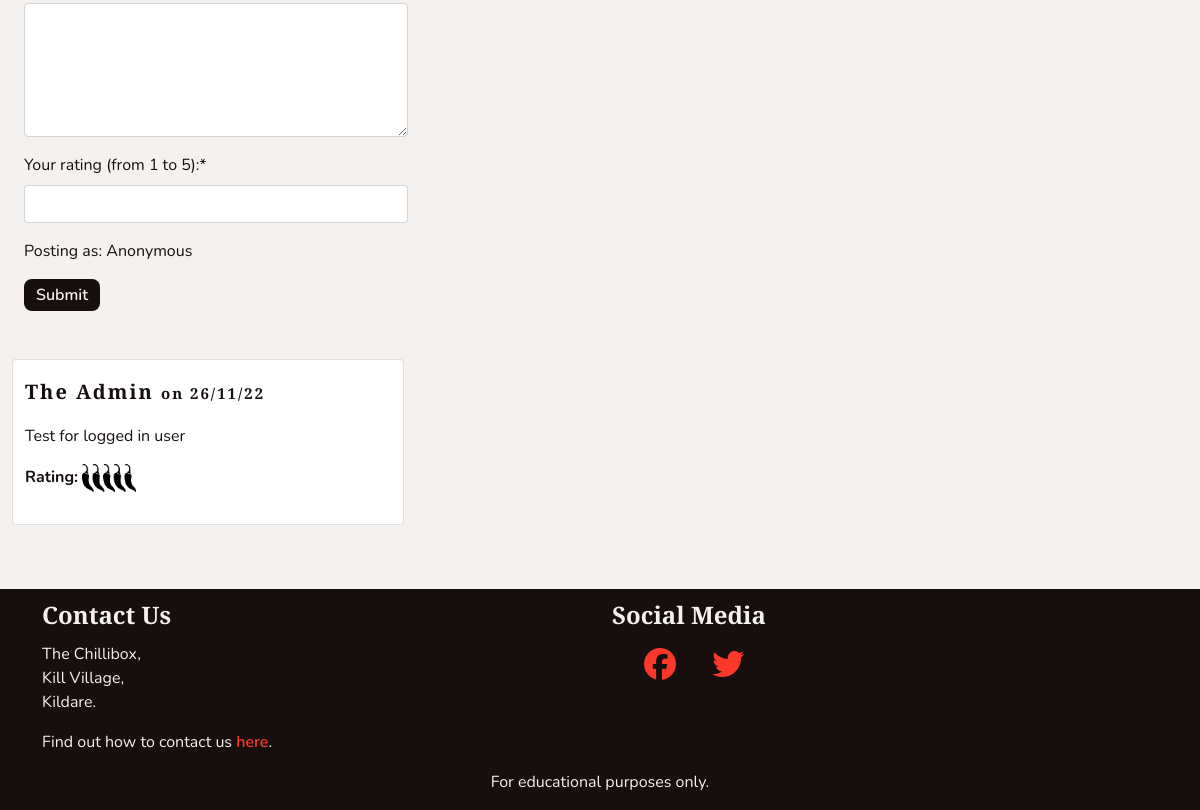
Before: /products/product/poblano-seed (lower part) with the older database file.
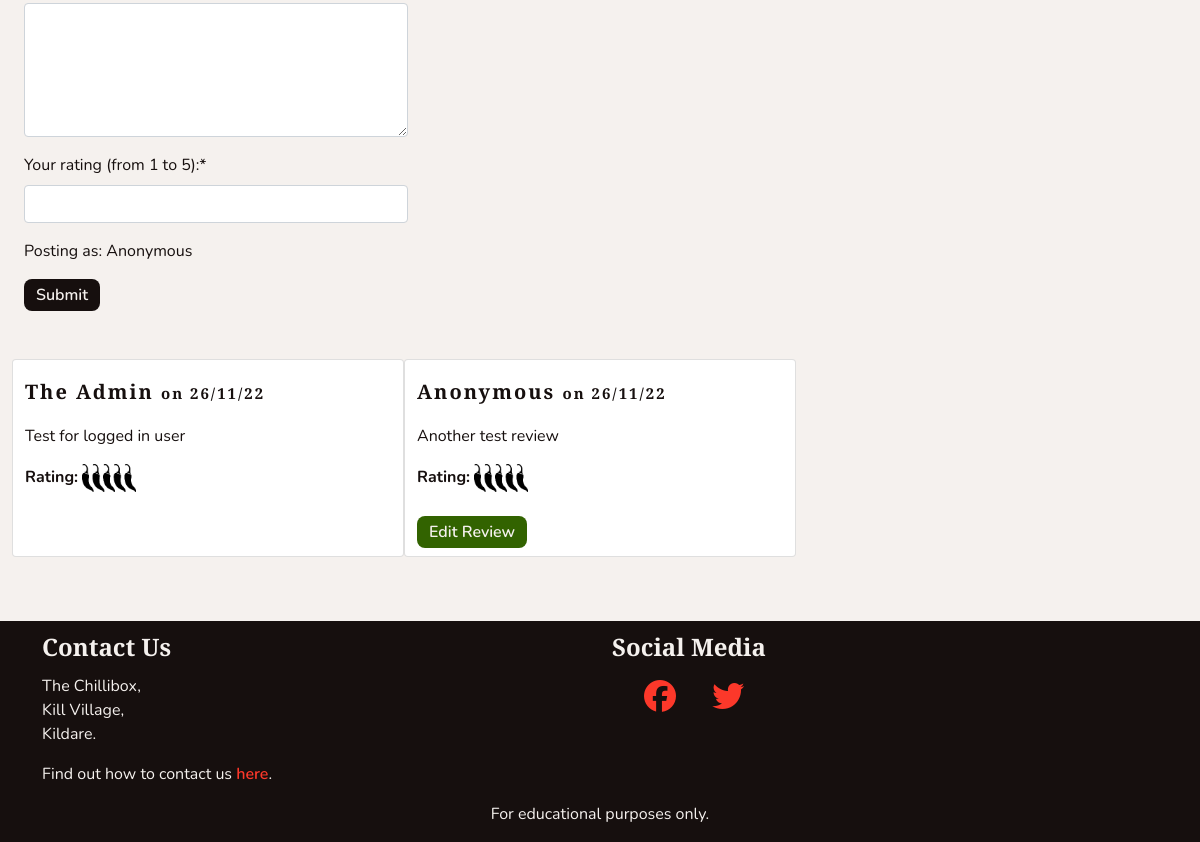
After: the same page with the newer database file.
### profiles/models.py (models this page shows, shortened)
class Reviews(models.Model):
    reviewer = models.ForeignKey(UserProfile, on_delete=models.SET_NULL,
                                 null=True, blank=True)
    product = models.ForeignKey(Product, on_delete=models.CASCADE,
                                related_name='reviews')
    content = models.TextField()
    rating = models.PositiveIntegerField()
    added_on = models.DateTimeField(auto_now_add=True)
    last_edited = models.DateField(auto_now=True)
    approved = models.BooleanField(default=False)
    def __str__(self):
        return self.content

class UserProfile(models.Model):
    user = models.OneToOneField(User, on_delete=models.CASCADE)
    first_name = models.CharField(max_length=40, null=True, blank=True)
    last_name = models.CharField(max_length=80, null=True, blank=True)
    display_name = models.CharField(max_length=40, null=True, blank=True)
    phone_number = models.CharField(max_length=20, null=True, blank=True)
    street_address1 = models.CharField(max_length=80, null=True, blank=True)
    street_address2 = models.CharField(max_length=80, null=True, blank=True)
    town_or_city = models.CharField(max_length=40, null=True, blank=True)
    county = models.CharField(max_length=80, null=True, blank=True)
    country = CountryField(blank_label='Country', null=True, blank=True)
    postcode = models.CharField(max_length=20, null=True, blank=True)
    class Meta:
        verbose_name_plural = "User Profiles"

### products/views.py (the view, shortened to what this page needs)
# urls.py: path('product/<slug>', views.ProductDetail.as_view(), name='product'),
class ProductDetail(View):
    def get(self, request, slug):
        product = get_object_or_404(Product, slug=slug)
        reviews = product.reviews.filter(approved=True).order_by('-added_on')
        avg_rating = reviews.aggregate(rounded=Round(Avg('rating')))
        template_name = 'products/product_detail.html'
        context = {
            'product': product,
            'reviews': reviews,
            'avg_rating': avg_rating,
            'reviewed': False,
            'review_form': ReviewForm(),
        }
        return render(request, template_name, context)

### profiles/forms.py
class ReviewForm(forms.ModelForm):
    class Meta:
        model = Reviews
        fields = ('content', 'rating',)
        widgets = {
            'content': forms.Textarea(attrs={'cols': 40, 'rows': 5}),
            'rating': forms.NumberInput(attrs={'min': 1, 'max': 5, 'step': 1})
        }
        labels = {
            'content': 'Your review:',
            'rating': 'Your rating (from 1 to 5):'
        }

### cart/contexts.py (called while the page is built, shortened)
def cart_contents(request):
    cart_items = []
    total = 0
    product_count = 0
    cart = request.session.get('cart', {})
    if total < settings.FREE_DELIVERY_THRESHOLD:
        delivery = Decimal(settings.STANDARD_DELIVERY_COST)
        free_delivery_delta = settings.FREE_DELIVERY_THRESHOLD - total
    else:
        delivery = 0
        free_delivery_delta = 0
    grand_total = delivery + total
    context = {
        'cart_items': cart_items,
        'total': total,
        'product_count': product_count,
        'delivery': delivery,
        'free_delivery_delta': free_delivery_delta,
        'free_delivery_threshold': settings.FREE_DELIVERY_THRESHOLD,
        'grand_total': grand_total,
    }
    return context

### products/models.py (called while the page is built)
    def __str__(self):
        return self.name

### products/templates/products/product_detail.html (shortened to what this page needs)
{% extends 'base.html' %}
{% load static %}
{% load crispy_forms_tags %}
{% block content %}
<section class="container-fluid">
    <div class="row">
        <div class="col-12">
            {% if reviewed %}
            <p><strong>Thank you for your review! If you'd like to get in touch with any concerns, please visit our <a
                        class="chilli-link" href="{% url 'home:contact' %}">contact page</a>.</strong></p>
            {% else %}
            <form class="col-lg-4 mb-5" method="post">
                {{ review_form | crispy }}
                <p>Posting as: {% if user.is_authenticated %}{{ user }}{% else %}Anonymous{% endif %}</p>
                <button type="submit" class="chilli-btn">Submit</button>
            </form>
            {% endif %}
            <div class="row">
                {% for review in reviews %}
                <div class="card col-sm-6 col-md-4 mb-3">
                    <h2 class="headings big">
                        {% if review.reviewer is not None %}{{ review.reviewer.display_name }}{% else %}Anonymous{% endif %} <span
                            class="small">on {{ review.added_on|date:'d/m/y' }}</span></h2>
                    <p>{{ review }}</p>
                    <p><strong>Rating: </strong>
                        {% if review.rating == 1 %}
                        <img width="33" height="80" class="rate-pics" src="{% static 'images/rate1.png' %}">
                        {% elif review.rating == 2 %}
                        <img width="63" height="80" class="rate-pics" src="{% static 'images/rate2.png' %}">
                        {% elif review.rating == 3 %}
                        <img width="93" height="80" class="rate-pics" src="{% static 'images/rate3.png' %}">
                        {% elif review.rating == 4 %}
                        <img width="124" height="80" class="rate-pics" src="{% static 'images/rate4.png' %}">
                        {% else %}
                        <img width="154" height="80" class="rate-pics" src="{% static 'images/rate5.png' %}">
                        {% endif %}
                    </p>
                        <div class="d-flex flex-row justify-content-between my-2">
                            {% if user.userprofile == review.reviewer %}
                                <a class="chilli-btn chilli-go" href="{% url 'profiles:edit_review' review.pk %}">Edit Review</a>
                            {% endif %}
                        </div>
                </div>
                {% empty %}
                <p><strong>No reviews yet. Be the first to write one!</strong></p>
                {% endfor %}
            </div>
        </div>
    </div>
</section>
{% endblock %}

Changed rows visible on the page:
now on this page (row edited): Reviews: shows "Anonymous", added_on "26/11/22", content "Another test review", rating 5 (drawn), shows "Edit Review"
